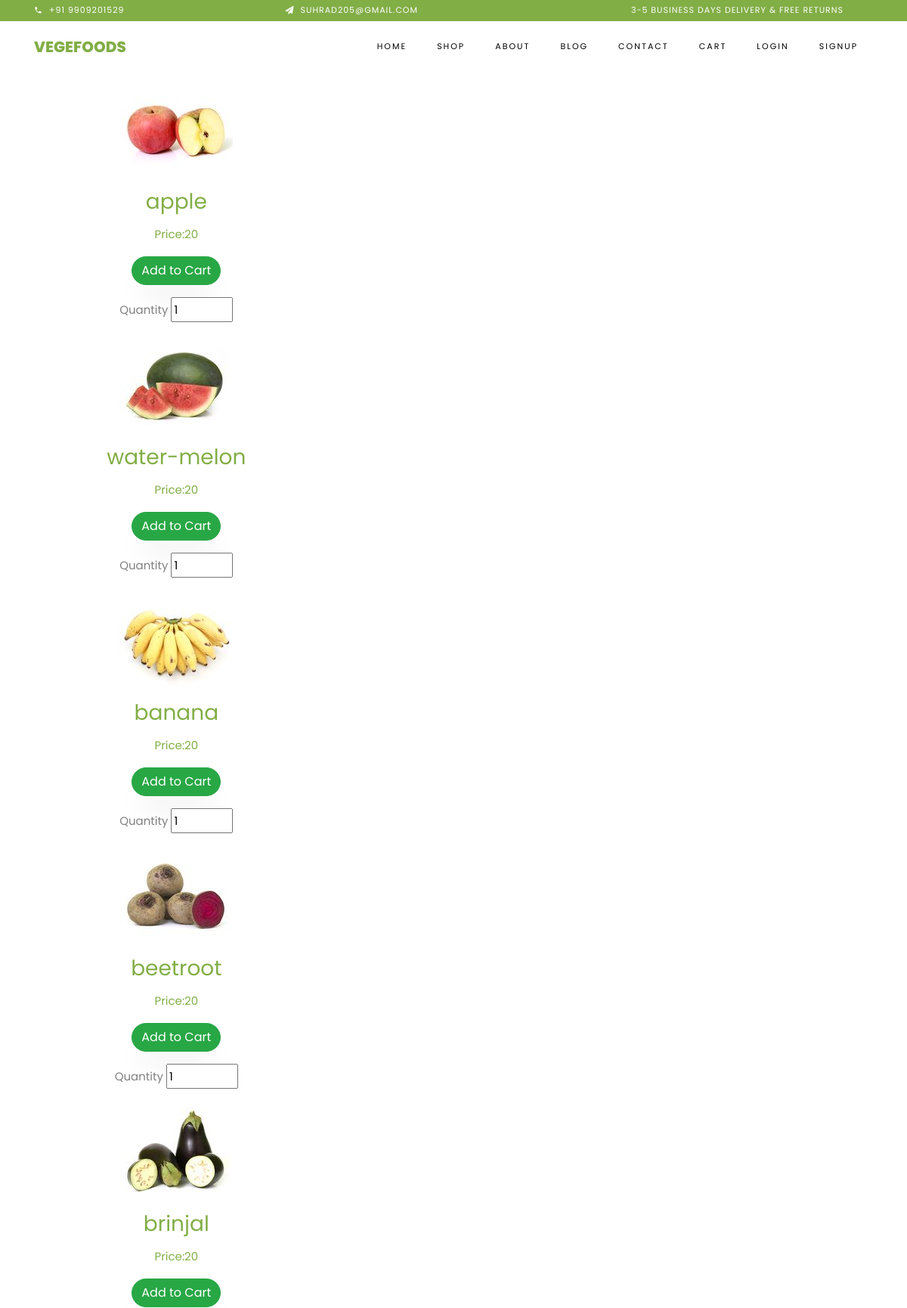
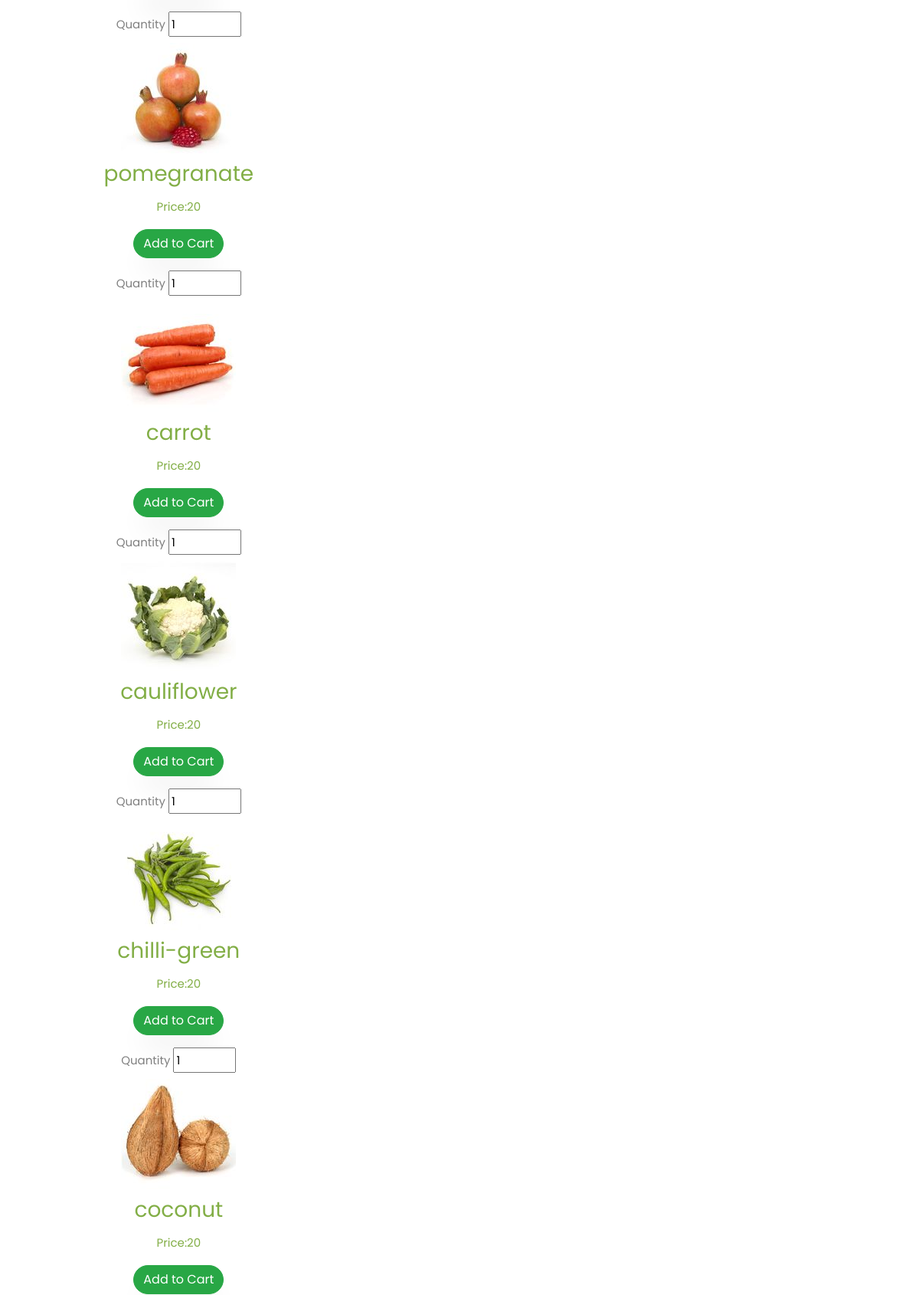
The page /cat_fruit.php?tableName=cat_fruit (upper part) on the database its author committed (2 pictures, top to bottom).
### tables this page shows
CREATE TABLE IF NOT EXISTS `cat_fruit` (
  `id` int(100) NOT NULL AUTO_INCREMENT,
  `product_id` varchar(100) NOT NULL,
  `name` varchar(100) NOT NULL,
  `image` varchar(100) NOT NULL,
  `description` varchar(1000) NOT NULL,
  `quant_avai` int(200) NOT NULL,
  `price` int(200) NOT NULL,
  PRIMARY KEY (`id`)
);

### cat_fruit.php (the view, shortened to what this page needs)
<!DOCTYPE html>
<html lang="en">
  <head>
    <link rel="stylesheet" href="css/open-iconic-bootstrap.min.css">
    <link rel="stylesheet" href="css/animate.css">
    <link rel="stylesheet" href="css/owl.carousel.min.css">
    <link rel="stylesheet" href="css/owl.theme.default.min.css">
    <link rel="stylesheet" href="css/magnific-popup.css">
    <link rel="stylesheet" href="css/aos.css">
    <link rel="stylesheet" href="css/ionicons.min.css">
    <link rel="stylesheet" href="css/bootstrap-datepicker.css">
    <link rel="stylesheet" href="css/jquery.timepicker.css">
    <link rel="stylesheet" href="css/flaticon.css">
    <link rel="stylesheet" href="css/icomoon.css">
    <link rel="stylesheet" href="css/style.css">
  </head>
  <body class="goto-here">
    <div class="py-1 bg-primary">
  <div class="container">
    <div class="row no-gutters d-flex align-items-start align-items-center px-md-0">
      <div class="col-lg-12 d-block">
        <div class="row d-flex">
          <div class="col-md pr-4 d-flex topper align-items-center">
            <div class="icon mr-2 d-flex justify-content-center align-items-center"><span class="icon-phone2"></span></div>
            <span class="text">+91 9909201529</span>
          </div>
          <div class="col-md pr-4 d-flex topper align-items-center">
            <div class="icon mr-2 d-flex justify-content-center align-items-center"><span class="icon-paper-plane"></span></div>
            <span class="text">suhrad205@gmail.com</span>
          </div>
          <div class="col-md-5 pr-4 d-flex topper align-items-center text-lg-right">
            <span class="text">3-5 Business days delivery &amp; Free Returns</span>
          </div>
        </div>
      </div>
    </div>
  </div>
</div>
<nav class="navbar navbar-expand-lg navbar-dark ftco_navbar bg-dark ftco-navbar-light" id="ftco-navbar">
  <div class="container">
    <a class="navbar-brand" href="index.php">Vegefoods</a>
    <div class="collapse navbar-collapse" id="ftco-nav">
      <ul class="navbar-nav ml-auto">
        <li class="nav-item active"><a href="index.php" class="nav-link">Home</a></li>
        <li class="nav-item"><a class="nav-link" href="shop.php">Shop</a></li>
        <li class="nav-item"><a href="about.php" class="nav-link">About</a></li>
        <li class="nav-item"><a href="blog.php" class="nav-link">Blog</a></li>
        <li class="nav-item"><a href="contact.php" class="nav-link">Contact</a></li>
		<li class="nav-item"><a class="nav-link" href="cart_viewvik.php">Cart</a></li>
		<li>
		<?php
						if(isset($_SESSION['loginUser']))
						{
							$uemail=$_SESSION['loginUser'];
							echo "</li>
        <li class=\"nav-item\"><a href=\"changePass.php\" class=\"nav-link\">Change Password</strong></a></li>
								<li class=\"nav-item\"><a href=\"index.php?logout=1\" class=\"nav-link\">LOGOUT</a></li>
								</li>";
						}
						else
						{
							echo "
        <li class=\"nav-item\"><a href=\"index_login.html\" class=\"nav-link\">Login</a></li>
							<li class=\"nav-item\"><a href=\"index_signup.html\" class=\"nav-link\">Signup</a></li>
							</li>";
						}
					?>
      </ul>
    </div>
  </div>
</nav>
<?php
			   $mysqli = new mysqli("localhost","root","","project");
$tableN=$_SESSION['tabName'];
$results = $mysqli->query("SELECT * FROM $tableN ORDER BY id ASC");
if($results){
$products_item = '<ul class="products">';
while($obj = $results->fetch_object())
{
$products_item .= <<<EOT
	<form method="Post" action="cart.php">
	<div class="col-md-4 text-center col-sm-6 col-xs-6">
        <div class="thumbnail product-box">
			<img src="{$obj->image}">
			<h3><a href="#">{$obj->name}</a></h3>
			<p><a href="#">Price:{$obj->price}</a></p>
			<fieldset>
EOT;
if($obj->quant_avai==0)
{
	$products_item .= <<<EOT
	<p><input type="submit" value="Add to Cart" class="btn btn-success" role="button" disabled></p><label><span>OUT OF STOCK</span></label>
EOT;
}
else
{
	$products_item .= <<<EOT
			<p><input type="submit" value="Add to Cart" class="btn btn-success" role="button"></p>
			<label>
				<span>Quantity</span>
				<input type="number" min="1" max="{$obj->quant_avai}" size="2" maxlength="2" name="number" value="1" />
			</label>
EOT;
}
$products_item.= <<<EOT
	</fieldset>
			<input type="hidden" value={$obj->product_id} name="id">
	</div>
	</div>
	</form>
EOT;
}
$products_item .= '</ul>';
echo $products_item;
}
?>
</body>
</html>

### css/icomoon.css (style rules this page uses)
[class^="icon-"], [class*=" icon-"] { font-family: 'icomoon' !important; speak: none; font-style: normal; font-weight: normal; font-variant: normal; text-transform: none; line-height: 1; -webkit-font-smoothing: antialiased; -moz-osx-font-smoothing: grayscale; }
.icon-paper-plane:before { content: "\f1d8"; }
.icon-phone2:before { content: "\e0cd"; }

### rows shown on the page
cat_fruit: image (picture), name "apple", price "20"
cat_fruit: image (picture), name "water-melon", price "20"
cat_fruit: image (picture), name "banana", price "20"
cat_fruit: image (picture), name "beetroot", price "20"
cat_fruit: image (picture), name "brinjal", price "20"
cat_fruit: image (picture), name "pomegranate", price "20"
cat_fruit: image (picture), name "carrot", price "20"
cat_fruit: image (picture), name "cauliflower", price "20"
cat_fruit: image (picture), name "chilli-green", price "20"
cat_fruit: image (picture), name "coconut", price "20"
